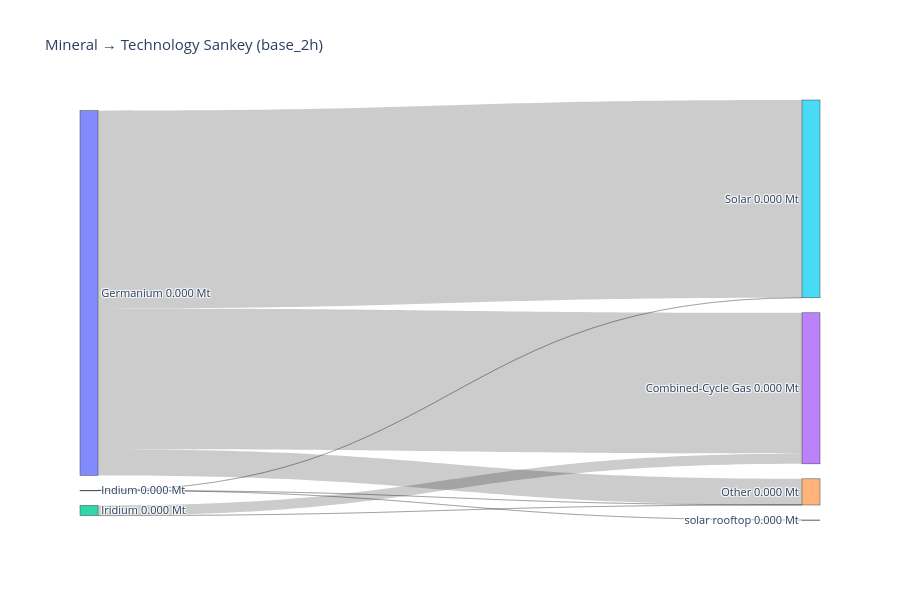

Source (notebook cell):
### Code cell
network_key = sample_base_2h
df_merged, totals_Mt = compute_mineral_usage(network_key, n, all_minerals, "Market share current", mineral_intensities, tech_scenarios)

# assuming `criticality` DataFrame exists and includes
# "GeoPolRisk Characterization Factor [eq. Kg-Cu/Kg]" and a mineral name column
plot_mineral_to_tech_sankey(
    df_merged,
    ['Germanium', 'Indium', 'Iridium'],
    tech_col=None,
    network_name=network_key,
    mode='mass',
    # criticality_df=criticality,
    criticality_min_col=None,   # or the actual mineral name column in your `criticality` DF
    criticality_score_col="GeoPolRisk Characterization Factor [eq. Kg-Cu/Kg]",
    fmt_decimals=3
)

### Figure 1 — Plotly figure (JSON) as saved in the notebook; plotly's stock layout.template omitted (floating-point values rounded to 4 significant figures)
{"data": [{"link": {"customdata": ["Germanium → Combined-Cycle Gas: 0.000 Mt", "Germanium → Other: 0.000 Mt", "Germanium → Solar: 0.000 Mt", "Indium → Other: 0.000 Mt", "Indium → Solar: 0.000 Mt", "Indium → solar rooftop: 0.000 Mt", "Iridium → Combined-Cycle Gas: 0.000 Mt", "Iridium → Other: 0.000 Mt"], "hovertemplate": "%{customdata}<extra></extra>", "source": [0, 0, 0, 1, 1, 1, 2, 2], "target": [3, 4, 5, 4, 5, 6, 3, 4], "value": [4.641e-05, 8.591e-06, 6.514e-05, 2.033e-11, 5e-09, 5e-09, 3.342e-06, 2.297e-08]}, "node": {"customdata": [0.0001201, 1.002e-08, 3.365e-06, 4.975e-05, 8.614e-06, 6.515e-05, 5e-09], "hovertemplate": "%{label}<br>Total: %{customdata:.3f}<extra></extra>", "label": ["Germanium\n0.000 Mt", "Indium\n0.000 Mt", "Iridium\n0.000 Mt", "Combined-Cycle Gas\n0.000 Mt", "Other\n0.000 Mt", "Solar\n0.000 Mt", "solar rooftop\n0.000 Mt"], "pad": 15, "thickness": 18}, "type": "sankey"}], "layout": {"font": {"size": 11}, "height": 600, "title": {"text": "Mineral → Technology Sankey (base_2h)"}, "width": 900}}
